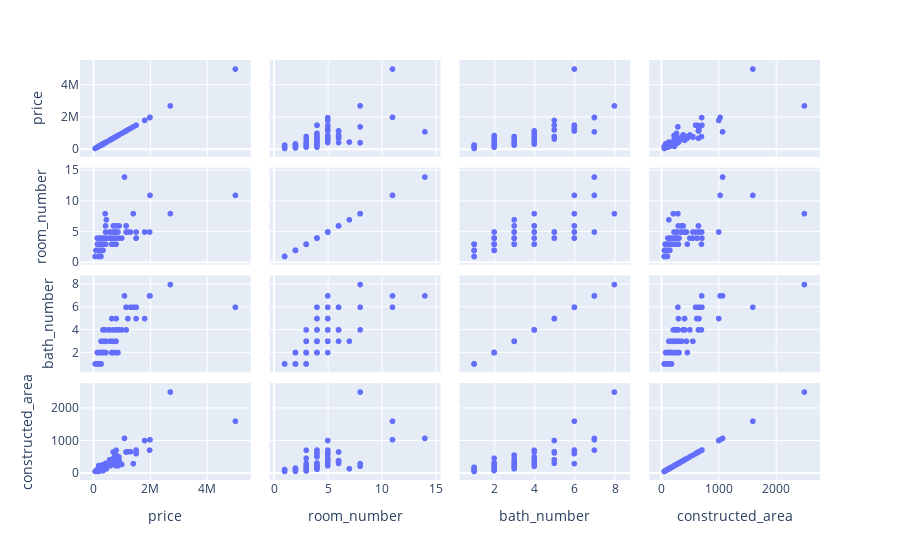

Here is the notebook cell this chart was saved with:
### Markdown cell above
Analizamos nuevamente como se comporta la variable precio con respecto a las variables con mayor correlación a través de un gŕafico de dispersión. 
* Presenta una correlación lineal. A mayor cantidad de metros construidos, habitaciones y baños mayor precio.
* Podemos observar algunos valores extremos en precio y en metros construidos.

### Code cell
fig = px.scatter_matrix(data_clean,
                       dimensions= ['price', 'room_number', 'bath_number', 'constructed_area']
                    
                       )
fig.show()

### Figure 1 — Plotly figure (JSON) as saved in the notebook; plotly's stock layout.template omitted (floating-point values rounded to 4 significant figures; data arrays with more than 128 entries replaced by an {"elided": "..."} marker saying what was removed)
{"data": [{"dimensions": [{"axis": {"matches": true}, "label": "price", "values": {"elided": "187 int values"}}, {"axis": {"matches": true}, "label": "room_number", "values": {"elided": "187 int values"}}, {"axis": {"matches": true}, "label": "bath_number", "values": {"elided": "187 int values"}}, {"axis": {"matches": true}, "label": "constructed_area", "values": {"elided": "187 int values"}}], "hovertemplate": "%{xaxis.title.text}=%{x}<br>%{yaxis.title.text}=%{y}<extra></extra>", "legendgroup": "", "marker": {"color": "#636efa", "symbol": "circle"}, "name": "", "showlegend": false, "type": "splom"}], "layout": {"autosize": true, "dragmode": "select", "legend": {"tracegroupgap": 0}, "margin": {"t": 60}, "xaxis": {"autorange": true, "range": [-759300.0, 5814000.0], "type": "linear"}, "xaxis2": {"autorange": true, "range": [-1.14, 16.14], "type": "linear"}, "xaxis3": {"autorange": true, "range": [-0.1526, 9.153], "type": "linear"}, "xaxis4": {"autorange": true, "range": [-353.4, 2903.0], "type": "linear"}, "yaxis": {"autorange": true, "range": [-759300.0, 5814000.0], "type": "linear"}, "yaxis2": {"autorange": true, "range": [-1.14, 16.14], "type": "linear"}, "yaxis3": {"autorange": true, "range": [-0.1526, 9.153], "type": "linear"}, "yaxis4": {"autorange": true, "range": [-353.4, 2903.0], "type": "linear"}}}
